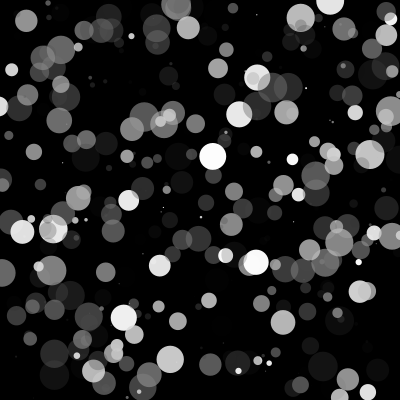
Frame 1 (no input)
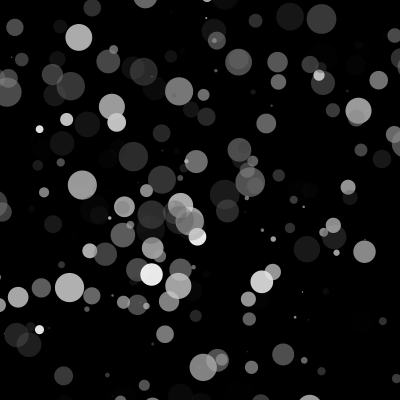
Frame 60 (the mouse pressed at the canvas centre just before this capture)
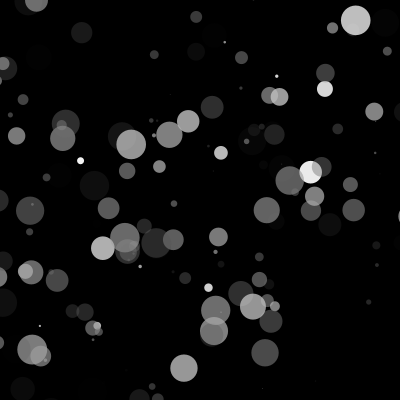
Frame 120 (the mouse held since frame 60 and released just before this capture)

The Processing sketch that drew these frames (run headless with seeded random() and noise(); from frame 60 on, the mouse is pressed at the canvas centre):

// Processing sketch: SimpleMistyOrbs
// ── SimpleMistyOrbs.pde
//particle template
particleController p1;
void setup() {
  size(400, 400);
  background(0);
  p1 = new particleController();
  
}

void draw() {
  background(0);
  p1.display();
  
  
}
// ── particleController.pde
class particleController {
  
  ArrayList<particles> plist = new ArrayList<particles>();
  particleController() {
    int i = 0;
    while(i < 400) {
      plist.add(new particles(random(width), random(height), random(30)));
      i++;
      
    }
    
  }
  void display() {
    for(int i = plist.size()-1; i >= 0; i--) {
      particles p = plist.get(i);
      p.update();  
      p.display();
      
    }
    
  }
  
  
  
}
// ── particles.pde
class particles { 
  PVector velocity, acceleration,location;
  float counter;
  float r;
  particles(float x1, float y1, float r1) {
    location = new PVector (x1, y1);
    velocity = new PVector(random(-3, 3), random(-3, 3));
    r = r1;
    acceleration = new PVector(random(-.02, .02), random(-.02, .02));
    
    //to implement
    //velocity = new Pvector(0, 1);
    counter = random(0, 360);
    //
    
  }
  void update() {
    counter++;
    if (counter > 360) {
      location = new PVector(random(width), random(height));
      velocity = new PVector(random(-3, 3), random(-3, 3));
      counter = random(180);
      acceleration = new PVector(random(-.02, .02), random(-.02, .02));
      
    }
    velocity.add(acceleration);
    location.add(velocity);
    
    
    
    
  }
  void display() {
    pushMatrix();
    noStroke();
    float temp = map(counter, 0, 340, 255, 0);
    fill(temp, map(counter, 0, 340, 255, 0));
      translate(location.x, location.y);
      ellipse(0, 0, r, r);
    popMatrix();
    
  }
  
  
  
}
// ── winds.pde
class winds {
  PVector velocity, acceleration;
  winds() {
    velocity = new PVector(random(-1, 1), random(-1, 1));
    acceleration = new PVector (random(-.05, .5), random(-.05, .05));
    
  }
  void update() {
    
  }
  
  
}
